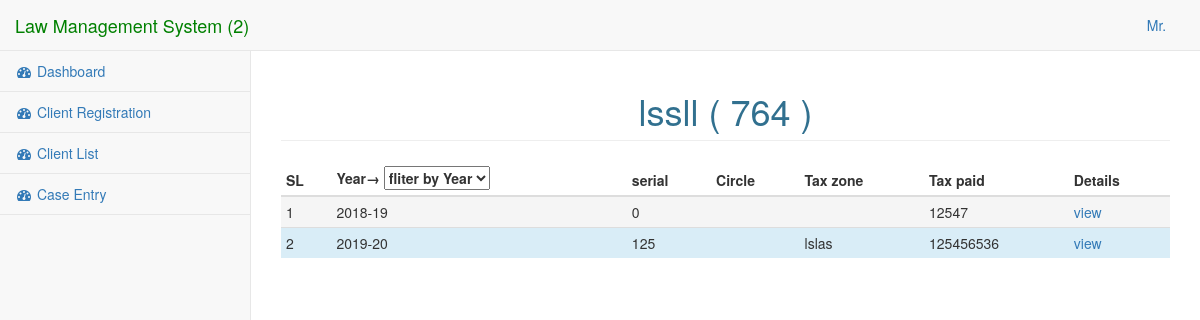
/user/previous_record.php?id=764 (signed in), run on the app's committed database.
### tables this page shows
CREATE TABLE `clients` (
  `c_id` int(11) NOT NULL,
  `ad_id` int(11) NOT NULL,
  `tin` varchar(100) NOT NULL,
  `name_org` varchar(100) NOT NULL,
  `name_per` varchar(100) NOT NULL,
  `add_off` varchar(100) NOT NULL,
  `add_pre` varchar(100) NOT NULL,
  `add_per` varchar(100) NOT NULL,
  `cont_name` varchar(100) NOT NULL,
  `cont_no` varchar(100) NOT NULL,
  `nid` varchar(100) NOT NULL,
  `birth_date` date NOT NULL,
  `name_fat` varchar(100) NOT NULL,
  `name_mot` varchar(100) NOT NULL,
  `name_fia` varchar(100) NOT NULL,
  `occ` varchar(100) NOT NULL,
  `son` int(11) NOT NULL,
  `dau` int(11) NOT NULL
);

CREATE TABLE `taxes` (
  `t_id` int(11) NOT NULL,
  `tin` int(11) NOT NULL,
  `circle` varchar(100) NOT NULL,
  `tax_zone` varchar(100) NOT NULL,
  `ass_year` varchar(100) NOT NULL,
  `net_wealth` double NOT NULL,
  `income` double NOT NULL,
  `tax_paid` double NOT NULL,
  `rec_date` date NOT NULL,
  `serial` int(11) NOT NULL,
  `return_nat` varchar(100) NOT NULL,
  `sub_last_date` date NOT NULL,
  `next_date` date NOT NULL
);

### user/previous_record.php (the view, shortened to what this page needs)
<?php include('session.php'); ?>
<!DOCTYPE html>
<html lang="en">
<head>
    <link href="vendor/bootstrap/css/bootstrap.min.css" rel="stylesheet">
    <link href="vendor/metisMenu/metisMenu.min.css" rel="stylesheet">
    <link href="dist/css/sb-admin-2.css" rel="stylesheet">
    <link href="vendor/morrisjs/morris.css" rel="stylesheet">
    <link href="vendor/font-awesome/css/font-awesome.min.css" rel="stylesheet" type="text/css">
</head>
<body>
    <div id="wrapper">
		<?php include ('include/navbar.php');
            $utin = $_GET['id'];
            $temp_query = "select * from clients where tin = '$utin'";
            $result = mysqli_query($conn,$temp_query);
            $client = mysqli_fetch_assoc($result);
        ?>
        <div id="page-wrapper">
            <div class="row">
                <div class="col-lg-12">
                    <h1 class="page-header text-center text-info"><?=$client['name_per']?> ( <?=$utin?> )</h1>
                </div>
            </div>
           <table class="table table-condensed table-hover table-striped" >
               <thead>
                   <tr><th>SL</th><th>Year&rarr; <select onchange="showResult(this.value)"><option>fliter by Year</option><option>2018-19</option><option>2019-20</option></select></th><th>serial</th><th>Circle</th><th>Tax zone</th><th>Tax paid</th><th>Details</th></tr>
               </thead>
               <tbody id="livesearch2" >
                 <?php
                    $count = 0;
                    $query = "select * from taxes where tin = '$utin'";
                    $result = mysqli_query($conn,$query);
                    while($row = mysqli_fetch_assoc($result)){ $count++;
                    if($count % 2 == 1) $val = 'active';
                    else $val = 'info';
                   ?>
                       <tr class="<?=$val?>"><td><?=$count?></td><td><?=$row['ass_year']?></td><td><?=$row['serial']?></td><td><?=$row['circle']?></td><td><?=$row['tax_zone']?></td><td><?=$row['tax_paid']?></td><td>
                       <a href="record.php?id=<?=$row['t_id']?>&utin=<?=$row['tin']?>">view</a></td></tr>
                    <?php }
                 ?>
               </tbody>
           </table>
        </div>
    </div>
</body>
</html>

### data on the page
clients: name_per "lssll"
taxes: ass_year "2018-19", serial "0", tax_paid "12547"
taxes: ass_year "2019-20", serial "125", tax_zone "lslas", tax_paid "125456536"

### other printed values
$utin "764"
